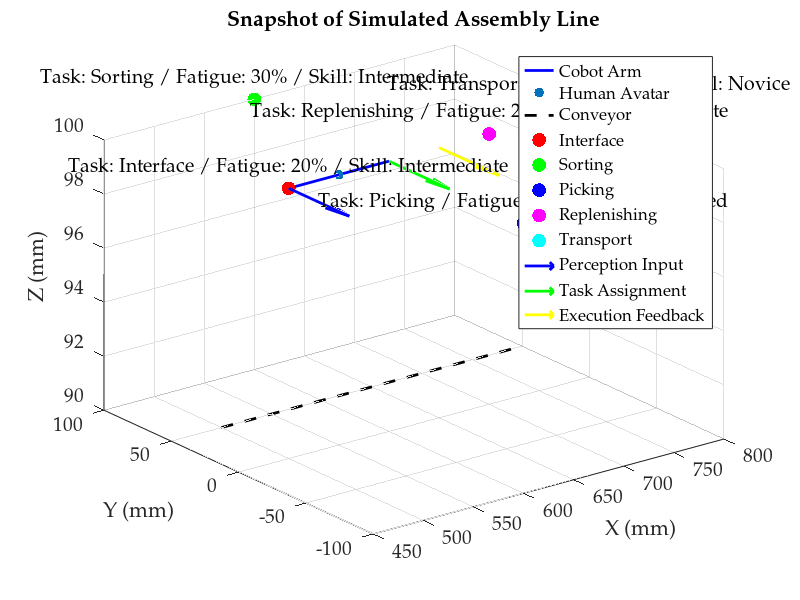

Reproduce this figure in MATLAB.
function plotRoboDKSnapshot()
    % Updated script to simulate Figure 1: Snapshot of RoboDK assembly line
    % Based on real RoboDK capture; use as fallback if RoboDK is unavailable
    % Note: Actual RoboDK snapshot should be exported directly from RoboDK
    figure('Name', 'Figure 1: RoboDK Assembly Line Snapshot', 'Position', [100 100 800 600]);
    hold on;
    
    % Simulate Doosan H2017 cobot and human avatar
    plot3([500 600], [0 0], [100 100], 'b-', 'LineWidth', 2, 'DisplayName', 'Cobot Arm');
    scatter3(550, 0, 100, 50, 'black', 'filled', 'DisplayName', 'Human Avatar');
    
    % Simulate conveyor
    plot3([500 800], [50 50], [90 90], 'k--', 'LineWidth', 2, 'DisplayName', 'Conveyor');
    
    % Task positions and labels based on new image
    tasks = [500, 0, 100; 600, 100, 100; 600, -100, 100; 700, 0, 100; 800, 0, 100];
    task_labels = {'Interface', 'Sorting', 'Picking', 'Replenishing', 'Transport'};
    fatigue_values = [20, 30, 35, 25, 50]; % % values from image
    skill_levels = {'Intermediate', 'Intermediate', 'Advanced', 'Intermediate', 'Novice'};
    colors = ['r', 'g', 'b', 'm', 'c'];
    
    for i = 1:5
        scatter3(tasks(i,1), tasks(i,2), tasks(i,3), 100, colors(i), 'filled', 'DisplayName', task_labels{i});
        text(tasks(i,1), tasks(i,2), tasks(i,3)+0.8, sprintf('Task: %s / Fatigue: %d%% / Skill: %s', ...
            task_labels{i}, fatigue_values(i), skill_levels{i}), ...
            'FontName', 'Palatino Linotype', 'FontSize', 14, 'Color', 'black', ...
            'HorizontalAlignment', 'center', 'VerticalAlignment', 'middle');
    end
    
    % Add annotations based on new image
    text(500, -50, 110, 'DL Module', 'Color', 'b', 'FontName', 'Palatino Linotype', 'FontSize', 12);
    text(600, -50, 110, 'RL Module', 'Color', 'g', 'FontName', 'Palatino Linotype', 'FontSize', 12);
    text(650, -50, 110, 'Execution Feedback', 'Color', 'y', 'FontName', 'Palatino Linotype', 'FontSize', 12);
    quiver3(500, 0, 100, 0, -50, 0, 'b', 'LineWidth', 2, 'DisplayName', 'Perception Input');
    quiver3(600, 0, 100, 0, -50, 0, 'g', 'LineWidth', 2, 'DisplayName', 'Task Assignment');
    quiver3(650, 0, 100, 0, -50, 0, 'y', 'LineWidth', 2, 'DisplayName', 'Execution Feedback');
    
    title('Snapshot of Simulated Assembly Line', 'FontName', 'Palatino Linotype', 'FontSize', 16);
    xlabel('X (mm)', 'FontName', 'Palatino Linotype', 'FontSize', 14);
    ylabel('Y (mm)', 'FontName', 'Palatino Linotype', 'FontSize', 14);
    zlabel('Z (mm)', 'FontName', 'Palatino Linotype', 'FontSize', 14);
    set(gca, 'FontName', 'Palatino Linotype', 'FontSize', 14);
    legend('Location', 'best', 'FontName', 'Palatino Linotype', 'FontSize', 12);
    grid on;
    view(3);
    hold off;
    
    % Save as high-resolution PNG (fallback)
    exportgraphics(gcf, 'Figure_1.png', 'Resolution', 600);
end